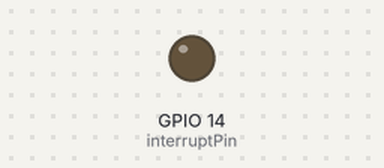
This sketch was run on a simulated ESP8266 (NodeMCU). Shown: output pins drawn as LEDs (lit = HIGH). What the sketch prints to the serial monitor is not drawn.

Above: at 1.5 s.
At 4.5 s:
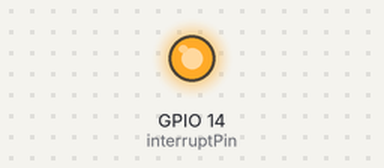
Timing chart, 0 to 7.8 s (numbered marks = the images above):
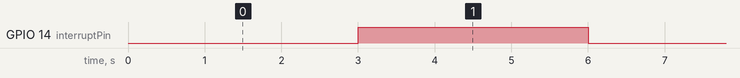

The sketch:

assignment5.ino
```cpp
#include <Ticker.h>
Ticker flipper;
const byte interruptPin = 14;  // D5 for wemos
bool state=true;
void flip(){
  if(state){
    analogWriteFreq(3000); // فرکانس 3kHz
    analogWrite(interruptPin, 716);  // 70% از 1023 ≈ 716
  }else{
    analogWrite(interruptPin, 0);

  }

  state=!state;
  flipper.attach(3, flip);
}
void setup() {
  // put your setup code here, to run once:
  Serial.begin(9600);
  Serial.println("start...");
  pinMode(interruptPin, OUTPUT);
  analogWrite(interruptPin, 0);
  flipper.attach(3, flip);

}

void loop() {
  // put your main code here, to run repeatedly:

}
```

Measured:
- by itself, GPIO 14 (interruptPin): alternates HIGH for 3.0 s and LOW for 3.0 s
